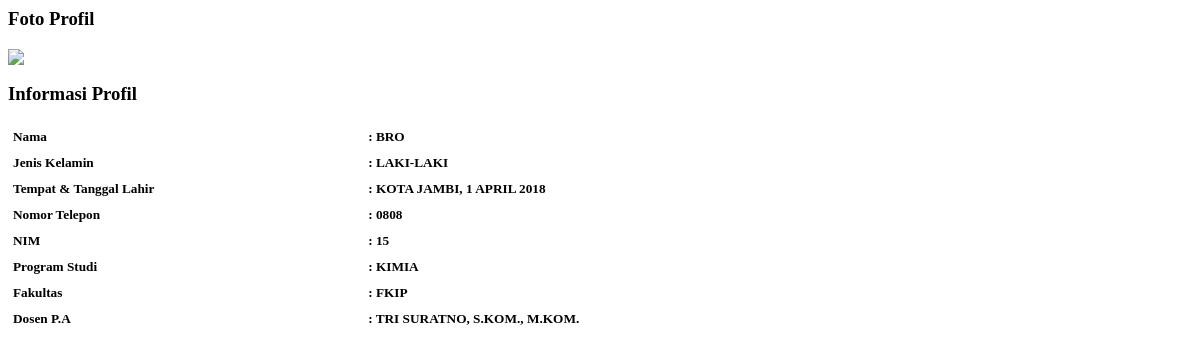
/mhs/reqs/profil.php (signed in), run on the app's committed database.
### tables this page shows
CREATE TABLE `mahasiswa` (
  `nim` varchar(20) NOT NULL,
  `nama` varchar(255) NOT NULL,
  `tempat_lahir` varchar(100) NOT NULL,
  `tanggal_lahir` date NOT NULL,
  `fakultas` varchar(70) NOT NULL,
  `prodi` varchar(70) NOT NULL,
  `jenis_kelamin` tinyint(4) NOT NULL,
  `telp` varchar(12) NOT NULL,
  `sks` int(3) NOT NULL,
  `ipk` double NOT NULL,
  `semester` tinyint(4) NOT NULL,
  `nip_pembimbing` varchar(20) NOT NULL,
  `tempat_magang` varchar(100) NOT NULL
);

CREATE TABLE `dosen` (
  `nip` varchar(20) NOT NULL,
  `nama` varchar(50) NOT NULL
);

### core/Database.php (called while the page is built, shortened)
<?php
	class Database
	{
		function __construct()
		{
		    $this->host = 'localhost';
		    $this->user = 'root';
		    $this->pass = '';
		    $this->db 	= 'magang';
		    $this->conn = new mysqli($this->host, $this->user, $this->pass, $this->db);
		}
	}
 ?>

### core/Mahasiswa.php (called while the page is built, shortened)
<?php
	require_once 'Database.php';
	class Mahasiswa extends Database
	{
		function __construct()
		{
			$nim = $_SESSION['username'];
			$query 	= "SELECT dosen.nama AS nama_pembimbing, mahasiswa.* FROM mahasiswa JOIN dosen WHERE dosen.nip = mahasiswa.nip_pembimbing AND mahasiswa.nim = '$nim'";
			$result = $this->conn->query($query);
			while($row = $result->fetch_object())
			{
				$this->nim 				= $row->nim;
				$this->nama 			= $row->nama;
				$this->tempat_lahir 	= $row->tempat_lahir;
				$this->tanggal_lahir 	= date_format(date_create($row->tanggal_lahir), "j F Y");
				$this->fakultas 		= $row->fakultas;
				$this->prodi 			= $row->prodi;
				$this->telp 			= $row->telp;
				$this->jenis_kelamin 	= ($row->jenis_kelamin == 1) ? "Laki-laki" : "Perempuan";
				$this->nama_pembimbing	= $row->nama_pembimbing;
			}
		}
	}
	$mahasiswa = new Mahasiswa();
 ?>

### mhs/reqs/profil.php (the view, shortened to what this page needs)
<div class="col-md-3">
  <h3 class="profile-head">Foto Profil</h3>
  <img src="http://icons.iconarchive.com/icons/webalys/kameleon.pics/512/Student-3-icon.png" class="img-responsive">
</div>
<div class="col-md-9">
  <h3 class="profile-head">Informasi Profil</h3> <?php require_once '../../core/Mahasiswa.php'; ?>
  <div class="profile-content">
    <h5 class="data-type">Nama</h5><h5 class="data-content"> : <?= $mahasiswa->nama ?></h5>
    <h5 class="data-type">Jenis Kelamin</h5><h5 class="data-content">: <?= $mahasiswa->jenis_kelamin ?></h5>
    <h5 class="data-type">Tempat & Tanggal Lahir</h5><h5 class="data-content">: <?= $mahasiswa->tempat_lahir . ', ' . $mahasiswa->tanggal_lahir ?></h5>
    <h5 class="data-type">Nomor Telepon</h5><h5 class="data-content">: <?= $mahasiswa->telp ?></h5>
    <h5 class="data-type">NIM</h5><h5 class="data-content">: <?= $mahasiswa->nim ?></h5>
    <h5 class="data-type">Program Studi</h5><h5 class="data-content">: <?= $mahasiswa->prodi ?></h5>
    <h5 class="data-type">Fakultas</h5><h5 class="data-content">: <?= $mahasiswa->fakultas ?></h5>
    <h5 class="data-type">Dosen P.A</h5><h5 class="data-content">: <?= $mahasiswa->nama_pembimbing ?></h5>
  </div>
</div>

### mhs/reqs/profil.php (style rules this page uses)
.profile-head { font-weight:bold; }
.data-type { width:30%; float:left; box-sizing:border-box; padding:5px; border-bottom:2px; margin:0; }
.data-content { font-weight: bold; width:70%; float:left; margin:0; box-sizing:border-box; padding:5px; text-transform: uppercase; }
.profile-content { height:300px; overflow-y:auto; }

### data on the page
mahasiswa: nama "BRO", jenis_kelamin "LAKI-LAKI", tempat_lahir "KOTA JAMBI", tanggal_lahir "1 APRIL 2018", telp "0808", nim "15", prodi "KIMIA", fakultas "FKIP", dosen.nama "TRI SURATNO, S.KOM., M.KOM."
